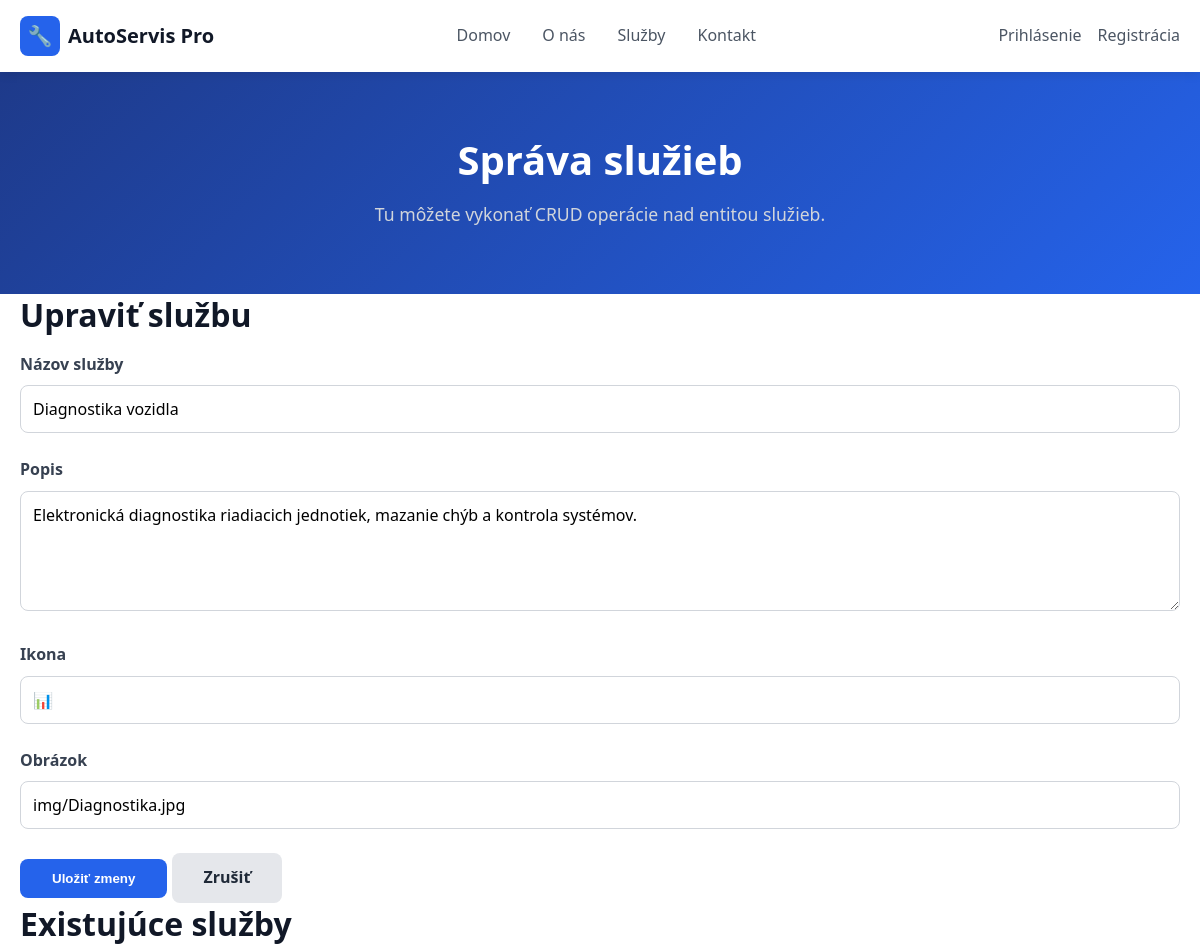
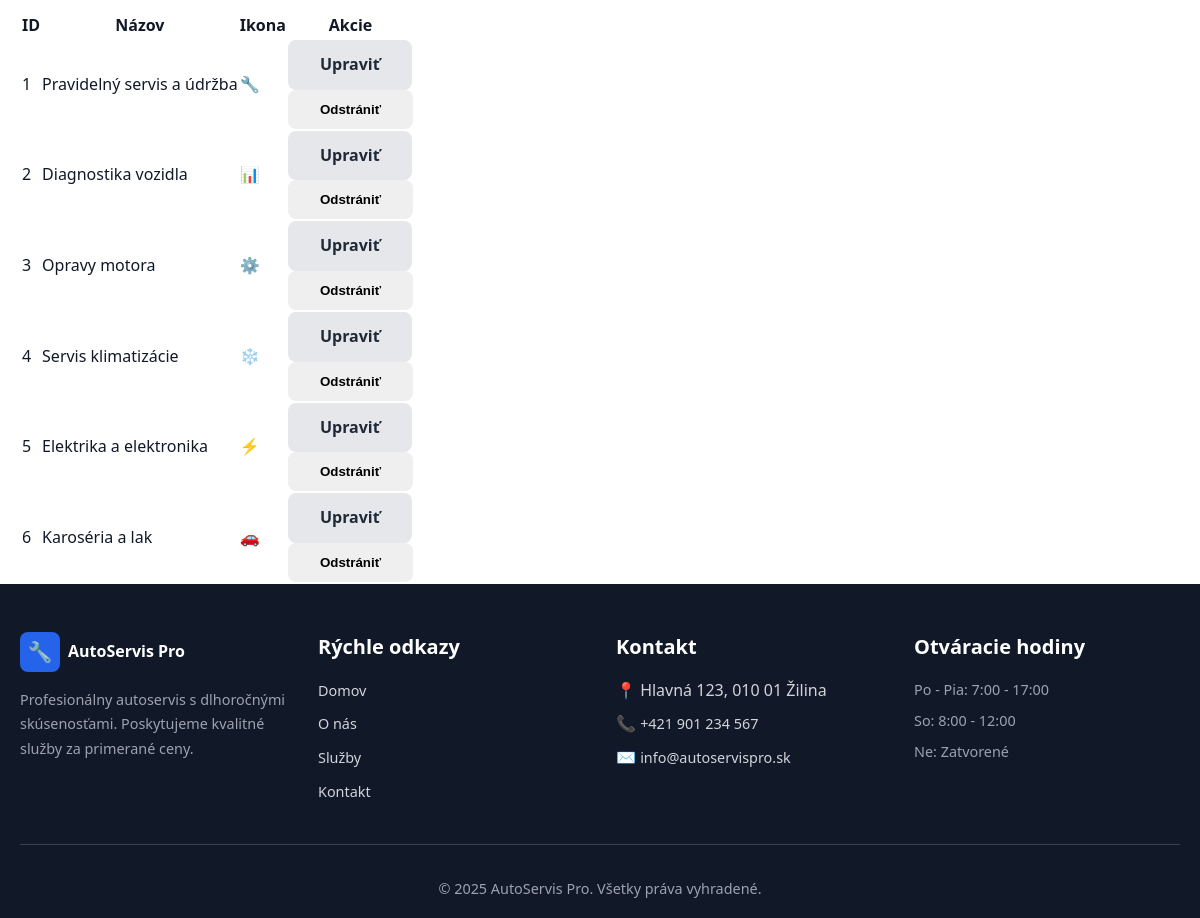
Page /admin_services.php?edit=2 on the committed database (2 pictures, top to bottom).
### tables this page shows
CREATE TABLE `services` (
  `id` int(11) NOT NULL,
  `title` varchar(255) NOT NULL,
  `description` text NOT NULL,
  `icon` varchar(50) NOT NULL,
  `image` varchar(255) NOT NULL
);

### classes/Database.php (called while the page is built, shortened)
<?php
class Dbh
{
    private PDO $pdo;
    public function __construct(
        string $host = 'localhost',
        string $username = 'root',
        string $password = '',
        string $dbname = 'servis'
    ) {
        try {
            $this->pdo = new PDO("mysql:host=$host;dbname=$dbname;charset=utf8mb4", $username, $password);
            $this->pdo->setAttribute(PDO::ATTR_ERRMODE, PDO::ERRMODE_EXCEPTION);
        } catch (PDOException $e) {
            die('Connection failed: ' . $e->getMessage());
        }
    }
    public function getConnection(): PDO
    {
        return $this->pdo;
    }
    private function initializeUsersTable(): void
    {
        $this->pdo->exec(
            "CREATE TABLE IF NOT EXISTS users (
                users_id INT AUTO_INCREMENT PRIMARY KEY,
                users_uid VARCHAR(100) NOT NULL UNIQUE,
                users_email VARCHAR(255) NOT NULL UNIQUE,
                users_pwd VARCHAR(255) NOT NULL,
                users_created_at TIMESTAMP DEFAULT CURRENT_TIMESTAMP
            ) ENGINE=InnoDB DEFAULT CHARSET=utf8mb4;"
        );
    }
    private function initializeContactMessagesTable(): void
    {
        $this->pdo->exec(
            "CREATE TABLE IF NOT EXISTS contact_messages (
                id INT AUTO_INCREMENT PRIMARY KEY,
                name VARCHAR(255) NOT NULL,
                email VARCHAR(255) NOT NULL,
                phone VARCHAR(50) DEFAULT NULL,
                message TEXT NOT NULL,
                consent TINYINT(1) NOT NULL DEFAULT 0,
                created_at TIMESTAMP DEFAULT CURRENT_TIMESTAMP
            ) ENGINE=InnoDB DEFAULT CHARSET=utf8mb4;"
        );
    }
}

### classes/ServiceRepository.php (called while the page is built, shortened)
<?php
require_once __DIR__ . '/Database.php';
require_once __DIR__ . '/Service.php';
class ServiceRepository
{
    private PDO $pdo;
    public function __construct(Database $database)
    {
        $this->database = $database;
        $this->pdo = $this->database->getConnection();
    }
    public function all(): array
    {
        $stmt = $this->pdo->query('SELECT id, title, description, icon, image FROM services ORDER BY id ASC');
        $items = $stmt->fetchAll(PDO::FETCH_ASSOC);
        return array_map(static function (array $item) {
            return Service::fromArray($item);
        }, $items ?: []);
    }
    public function find(int $id): ?Service
    {
        $stmt = $this->pdo->prepare('SELECT id, title, description, icon, image FROM services WHERE id = :id LIMIT 1');
        $stmt->execute([':id' => $id]);
        $item = $stmt->fetch(PDO::FETCH_ASSOC);
        return $item ? Service::fromArray($item) : null;
    }
}

### classes/AdminServiceController.php (called while the page is built, shortened)
<?php
require_once __DIR__ . '/ServiceRepository.php';
class AdminServiceController
{
    private ServiceRepository $repository;
    private ?Service $editingService;
    public function __construct(array $get)
    {
        $this->repository = new ServiceRepository(new Database());
        $this->editingService = isset($get['edit']) ? $this->repository->find((int) $get['edit']) : null;
    }
    public function getServices(): array
    {
        return $this->repository->all();
    }
    public function getEditingService(): ?Service
    {
        return $this->editingService;
    }
}

### classes/Service.php (called while the page is built, shortened)
<?php
class Service
{
    private int $id;
    private string $title;
    private string $description;
    private string $icon;
    private string $image;
    public function __construct(int $id, string $title, string $description, string $icon, string $image)
    {
        $this->id = $id;
        $this->title = trim($title);
        $this->description = trim($description);
        $this->icon = trim($icon);
        $this->image = trim($image);
    }
    public static function fromArray(array $data): self
    {
        return new self(
            (int) ($data['id'] ?? 0),
            (string) ($data['title'] ?? ''),
            (string) ($data['description'] ?? ''),
            (string) ($data['icon'] ?? ''),
            (string) ($data['image'] ?? '')
        );
    }
    public function getId(): int
    {
        return $this->id;
    }
    public function getTitle(): string
    {
        return $this->title;
    }
    public function getDescription(): string
    {
        return $this->description;
    }
    public function getIcon(): string
    {
        return $this->icon;
    }
    public function getImage(): string
    {
        return $this->image;
    }
}

### admin_services.php (the view, shortened to what this page needs)
<?php
require_once __DIR__ . '/classes/AdminServiceController.php';
$controller = new AdminServiceController($_GET);
$controller->handleRequest($_POST);
$services = $controller->getServices();
$editingService = $controller->getEditingService();
?>
<!DOCTYPE html>
<html lang="sk">
<head>
    <link rel="stylesheet" href="css/style.css">
</head>
<body>
    <?php require_once __DIR__ . '/zaciatok_koniec/header.php'; ?>
    <main>
        <section class="page-header page-header-blue">
            <div class="container">
                <h1>Správa služieb</h1>
                <p>Tu môžete vykonať CRUD operácie nad entitou služieb.</p>
            </div>
        </section>
        <section class="admin-section">
            <div class="container">
                <div class="admin-grid">
                    <div class="admin-panel">
                        <h2><?= $editingService ? 'Upraviť službu' : 'Pridať službu' ?></h2>
                        <form method="post" class="admin-form">
                            <div class="form-group">
                                <label for="title">Názov služby</label>
                                <input type="text" id="title" name="title" value="<?= htmlspecialchars($editingService ? $editingService->getTitle() : '', ENT_QUOTES, 'UTF-8') ?>" required>
                            </div>
                            <div class="form-group">
                                <label for="description">Popis</label>
                                <textarea id="description" name="description" rows="4" required><?= htmlspecialchars($editingService ? $editingService->getDescription() : '', ENT_QUOTES, 'UTF-8') ?></textarea>
                            </div>
                            <div class="form-group">
                                <label for="icon">Ikona</label>
                                <input type="text" id="icon" name="icon" value="<?= htmlspecialchars($editingService ? $editingService->getIcon() : '', ENT_QUOTES, 'UTF-8') ?>" required>
                            </div>
                            <div class="form-group">
                                <label for="image">Obrázok</label>
                                <input type="text" id="image" name="image" value="<?= htmlspecialchars($editingService ? $editingService->getImage() : '', ENT_QUOTES, 'UTF-8') ?>" required>
                            </div>
                            <button type="submit" class="btn btn-primary"><?= $editingService ? 'Uložiť zmeny' : 'Pridať službu' ?></button>
                            <?php if ($editingService): ?>
                                <a href="admin_services.php" class="btn btn-secondary">Zrušiť</a>
                            <?php endif; ?>
                        </form>
                    </div>
                    <div class="admin-panel">
                        <h2>Existujúce služby</h2>
                        <table class="admin-table">
                            <thead>
                                <tr>
                                    <th>ID</th>
                                    <th>Názov</th>
                                    <th>Ikona</th>
                                    <th>Akcie</th>
                                </tr>
                            </thead>
                            <tbody>
                                <?php foreach ($services as $service): ?>
                                    <tr>
                                        <td><?= htmlspecialchars($service->getId(), ENT_QUOTES, 'UTF-8') ?></td>
                                        <td><?= htmlspecialchars($service->getTitle(), ENT_QUOTES, 'UTF-8') ?></td>
                                        <td><?= htmlspecialchars($service->getIcon(), ENT_QUOTES, 'UTF-8') ?></td>
                                        <td>
                                            <a href="admin_services.php?edit=<?= htmlspecialchars($service->getId(), ENT_QUOTES, 'UTF-8') ?>" class="btn btn-secondary">Upraviť</a>
                                            <form method="post" class="inline-form" onsubmit="return confirm('Naozaj chcete túto službu odstrániť?');">
                                                <button type="submit" class="btn btn-danger">Odstrániť</button>
                                            </form>
                                        </td>
                                    </tr>
                                <?php endforeach; ?>
                            </tbody>
                        </table>
                    </div>
                </div>
            </div>
        </section>
    </main>
    <?php require_once __DIR__ . '/zaciatok_koniec/footer.php'; ?>
</body>
</html>

### css/style.css (style rules this page uses)
:root { --primary: #2563eb; --primary-hover: #1e40af; --primary-dark: #1e3a8a; --secondary: #e5e7eb; --accent: #bfdbfe; --accent-light: #dbeafe; --text-primary: #111827; --text-secondary: #4b5563; --text-muted: #6b7280; --white: #fff; --gray-50: #f9fafb; --gray-100: #f3f4f6; --shadow-sm: 0 2px 10px rgba(0,0,0,0.1); --shadow-md: 0 4px 20px rgba(0,0,0,0.1); --shadow-lg: 0 20px 40px rgba(0,0,0,0.3); --transition: all 0.3s ease; --radius-sm: 8px; --radius-md: 12px; --container-max: 1200px; --container-narrow: 900px; --header-height: 72px; --footer-height: 160px; }
* { margin: 0; padding: 0; box-sizing: border-box; }
html { scroll-behavior: smooth; }
body { font-family: 'Segoe UI', Tahoma, Geneva, Verdana, sans-serif; line-height: 1.6; color: var(--text-primary); background: var(--white); }
h1 { font-size: 2.5rem; font-weight: 800; line-height: 1.2; margin-bottom: 1rem; }
h2 { font-size: 2rem; font-weight: 700; line-height: 1.3; margin-bottom: 1rem; }
p { margin-bottom: 1rem; line-height: 1.7; }
a { text-decoration: none; color: inherit; transition: var(--transition); }
.container { max-width: var(--container-max); margin: 0 auto; padding: 0 20px; }
.btn { display: inline-block; padding: 0.75rem 2rem; border-radius: var(--radius-sm); font-weight: 600; text-align: center; cursor: pointer; border: none; transition: var(--transition); }
.btn-primary { background: var(--primary); color: var(--white); }
.btn-secondary { background: var(--secondary); color: #1f2937; }
.page-header { background: linear-gradient(135deg, #374151 0%, #1f2937 100%); color: #fff; padding: 4rem 0; text-align: center; }
.page-header-blue { background: linear-gradient(135deg, var(--primary-dark) 0%, var(--primary) 100%); }
.page-header h1 { color: #fff; margin-bottom: 1rem; }
.page-header p { color: #d1d5db; font-size: 1.1rem; max-width: 700px; margin: 0 auto; }
.form-group { margin-bottom: 1.5rem; }
.form-group label { display: block; color: #374151; font-weight: 600; margin-bottom: 0.5rem; }
.form-group input, .form-group textarea { width: 100%; padding: 0.75rem; border: 1px solid #d1d5db; border-radius: 8px; font-size: 1rem; font-family: inherit; transition: all 0.3s ease; }
.form-group textarea { resize: vertical; min-height: 120px; }

### rows in the picture
services: title "Diagnostika vozidla", description "Elektronická diagnostika riadiacich jednotiek, mazanie chýb a kontrola systémov.", icon "📊", image "img/Diagnostika.jpg", id "2"
services: id "1", title "Pravidelný servis a údržba", icon "🔧"
services: id "3", title "Opravy motora", icon "⚙️"
services: id "4", title "Servis klimatizácie", icon "❄️"
services: id "5", title "Elektrika a elektronika", icon "⚡"
services: id "6", title "Karoséria a lak", icon "🚗"
